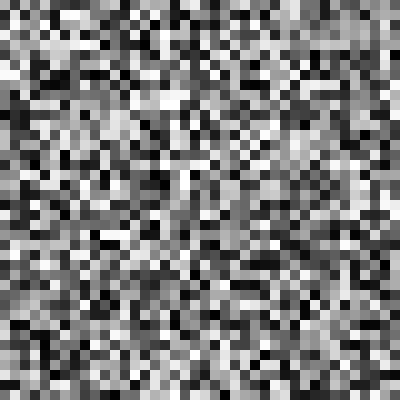
Frame 1 (no input)
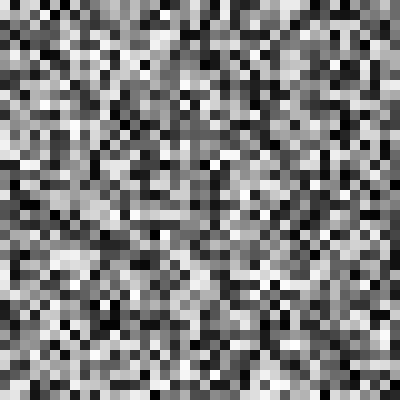
Frame 2 (the mouse pressed at the canvas centre, redrawn once)

The p5.js sketch that drew these frames (run headless with seeded random() and noise() and a simulated clock; the mouse was pressed at the canvas centre and the sketch redrawn once):

// p5.js sketch
// ── sketch.js
function setup() {
  createCanvas(400, 400);
}

function draw() {
  background(220);
  for(let y=0; y<height; y+=height/40){
    for(let x=0; x<width; x+=width/40){
      noStroke();
      fill(random(255));
      rect(x,y,10,10);
    }
  }  
  noLoop();
}
